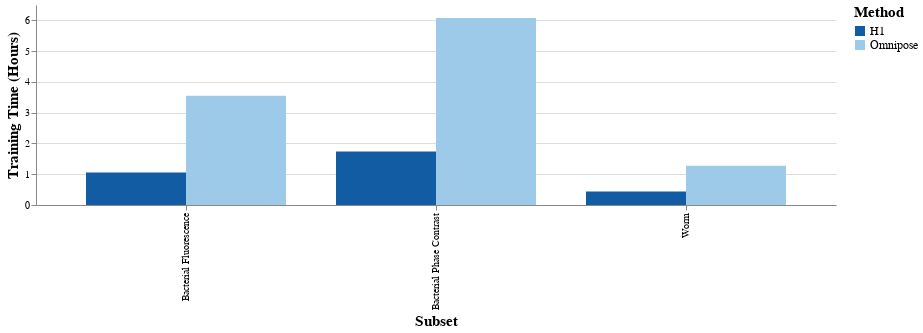

Write notebook code for a chart like this one.
### Code cell
alt.renderers.set_embed_options(theme = "urbaninstitute")
bars = alt.Chart(source, width = alt.Step(100), height = 200).mark_bar().encode(
    #column = alt.Column('Split:O', header = alt.Header(orient = "bottom")),
    y = alt.Y("Value:Q", axis = alt.Axis(titleFontSize = 15, labelFontSize = 10), title = "Training Time (Hours)"),
    x = alt.X("Subset:O", axis = alt.Axis(grid = False, titleFontSize = 15), title = "Subset"),
    xOffset = "Method:O",
    #column = alt.Column('Split:O'),
    color = alt.Color(
        "Method", 
        #scale = alt.Scale(scheme = "category20"),
        scale = alt.Scale(range = ["#125ca4","#9ecae9"]),
        legend = alt.Legend(
            titleFontSize = 15,
            labelFontSize = 12,

        )
    ),
).configure_view(stroke=None)

bars

### Figure 1 — Vega-Lite specification as saved in the notebook (floating-point values rounded to 4 significant figures)
{"config": {"view": {"continuousWidth": 400, "continuousHeight": 300, "stroke": null}}, "data": {"name": "data-ba288509446aa4a2a51abe953fd34da6"}, "mark": "bar", "encoding": {"color": {"field": "Method", "legend": {"labelFontSize": 12, "titleFontSize": 15}, "scale": {"range": ["#125ca4", "#9ecae9"]}, "type": "nominal"}, "x": {"axis": {"grid": false, "titleFontSize": 15}, "field": "Subset", "title": "Subset", "type": "ordinal"}, "xOffset": {"field": "Method", "type": "ordinal"}, "y": {"axis": {"labelFontSize": 10, "titleFontSize": 15}, "field": "Value", "title": "Training Time (Hours)", "type": "quantitative"}}, "height": 200, "width": {"step": 100}, "$schema": "https://vega.github.io/schema/vega-lite/v5.2.0.json", "datasets": {"data-ba288509446aa4a2a51abe953fd34da6": [{"Subset": "Bacterial Fluorescence", "Method": "Omnipose", "Value": 3.547}, {"Subset": "Bacterial Fluorescence", "Method": "H1", "Value": 1.056}, {"Subset": "Bacterial Phase Contrast", "Method": "Omnipose", "Value": 6.078}, {"Subset": "Bacterial Phase Contrast", "Method": "H1", "Value": 1.737}, {"Subset": "Worm", "Method": "Omnipose", "Value": 1.278}, {"Subset": "Worm", "Method": "H1", "Value": 0.4362}]}}
